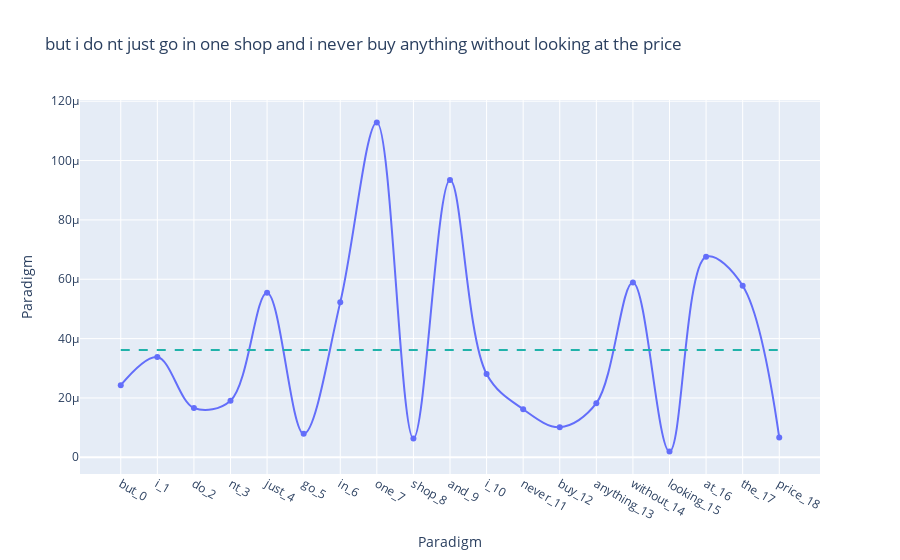

The notebook cell saved with this chart:
### Code cell
test_sent = random.choice(semiotic.test_sents())
# test_sent = "I have made My Plans, and I must stick: to them!"

test = semiotic(test_sent)

print(test.chain)

print([test.chain.labels[i] for i in test.type_chain.scores_min])

test.type_chain.plot_scores(show_mean=True)

### Figure 1 — Plotly figure (JSON) as saved in the notebook; plotly's stock layout.template omitted (floating-point values rounded to 4 significant figures)
{"data": [{"line": {"shape": "spline"}, "type": "scatter", "x": ["but_0", "i_1", "do_2", "nt_3", "just_4", "go_5", "in_6", "one_7", "shop_8", "and_9", "i_10", "never_11", "buy_12", "anything_13", "without_14", "looking_15", "at_16", "the_17", "price_18"], "y": [2.432e-05, 3.38e-05, 1.662e-05, 1.909e-05, 5.543e-05, 7.898e-06, 5.221e-05, 0.0001128, 6.34e-06, 9.343e-05, 2.806e-05, 1.619e-05, 1.014e-05, 1.822e-05, 5.89e-05, 1.934e-06, 6.757e-05, 5.782e-05, 6.67e-06]}], "layout": {"shapes": [{"line": {"color": "LightSeaGreen", "dash": "dash", "width": 2}, "type": "line", "x0": 0, "x1": 18, "y0": 3.618e-05, "y1": 3.618e-05}], "title": {"text": "but i do nt just go in one shop and i never buy anything without looking at the price"}, "xaxis": {"title": {"text": "Paradigm"}}, "yaxis": {"title": {"text": "Paradigm"}}}}
